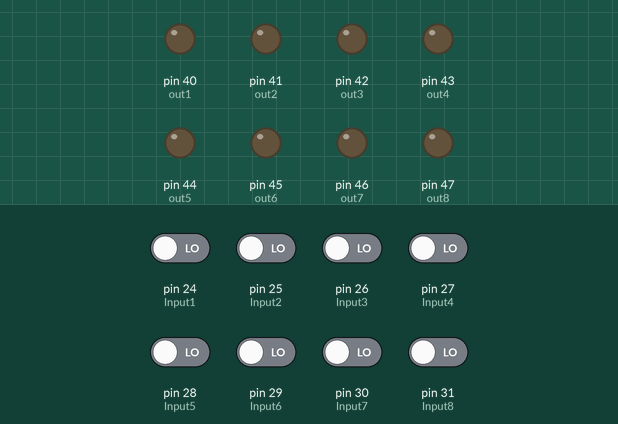
Recording of a sketch running on a simulated Arduino Mega 2560, built with avr-gcc and run on an emulated ATmega2560. On the bench: output pins drawn as LEDs (lit = HIGH). The test bench sets the inputs (shaded band); at power-on: pin 24 (Input1), pin 25 (Input2), pin 26 (Input3), pin 27 (Input4), pin 28 (Input5), pin 29 (Input6), pin 30 (Input7), pin 31 (Input8) LOW.

Above: at 1.2 s.
1.3 s: pin 24 (Input1) driven HIGH
At 2.4 s:
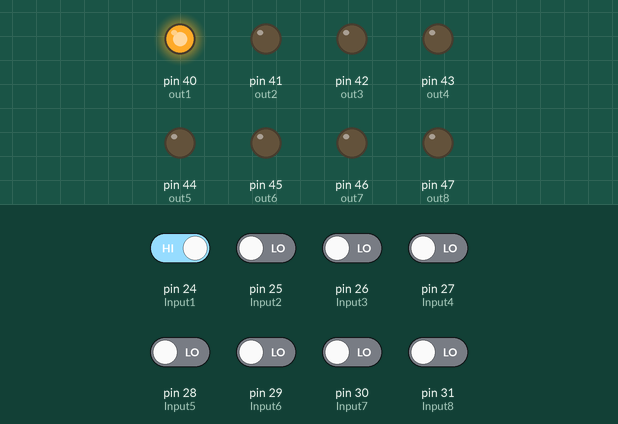
2.8 s: pin 25 (Input2) driven HIGH
At 3.7 s:
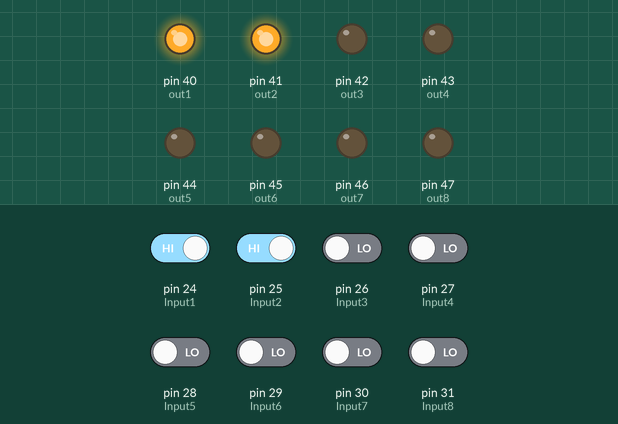
4.3 s: pin 26 (Input3) driven HIGH
At 4.6 s:
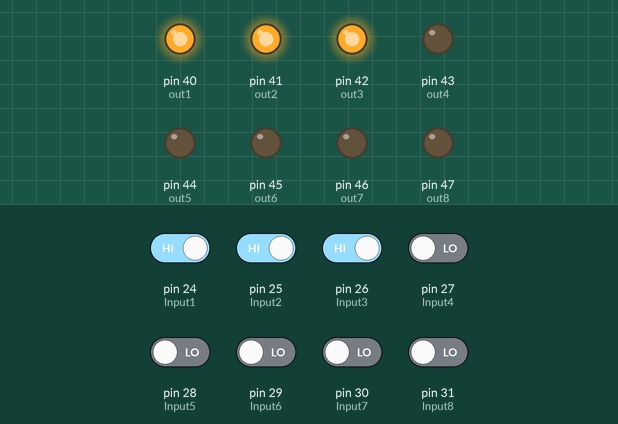
5.8 s: pin 27 (Input4) driven HIGH
At 7.0 s:
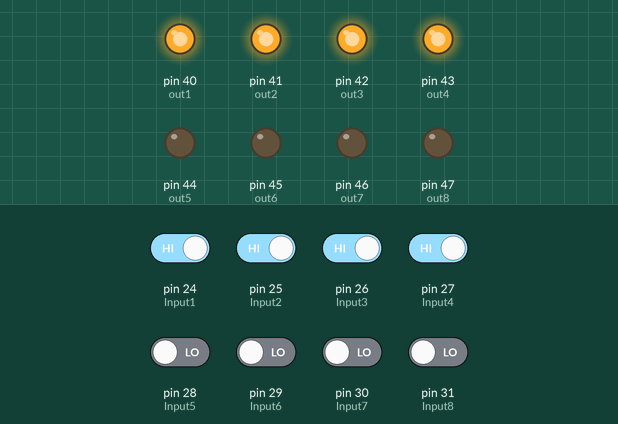
7.3 s: pin 28 (Input5) driven HIGH
At 8.4 s:
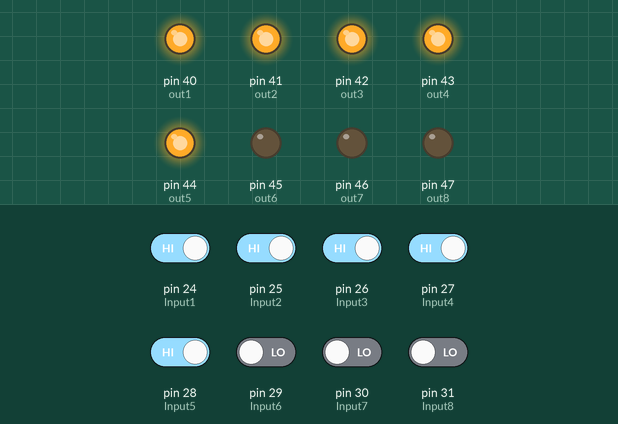
8.8 s: pin 29 (Input6) driven HIGH
At 9.3 s:
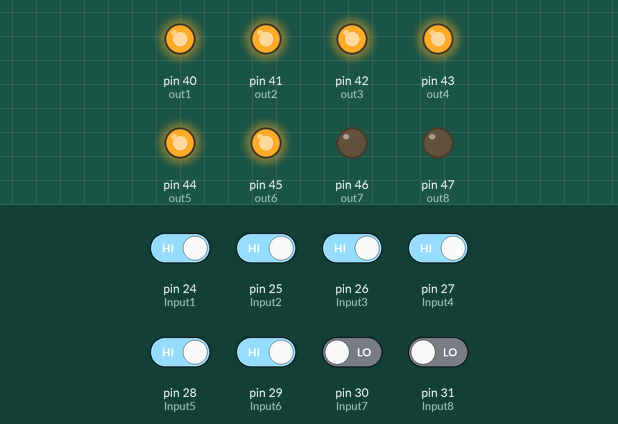
Timing chart, 0 to 11.3 s (numbered marks = the images above; inputs shaded):
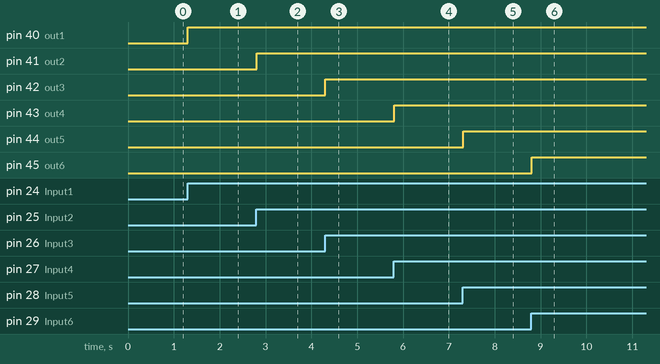

The sketch:

Room_Project.ino
```cpp
/*

*/

// constants won't change. They're used here to set pin numbers:
const int Input1 = 24;
const int Input2 = 25;
const int Input3 = 26;
const int Input4 = 27;
const int Input5 = 28;
const int Input6 = 29;
const int Input7 = 30;
const int Input8 = 31;
const int out1 = 40;
const int out2 = 41;
const int out3 = 42;
const int out4 = 43;
const int out5 = 44;
const int out6 = 45;
const int out7 = 46;
const int out8 = 47;


// variables will change:
int buttonState = 0;

void setup() {
  // initialize the Input pin as an input:
  pinMode(Input1, INPUT);
    pinMode(Input2, INPUT);
      pinMode(Input3, INPUT);
       pinMode(Input4, INPUT);
         pinMode(Input5, INPUT);
           pinMode(Input6, INPUT);
             pinMode(Input7, INPUT);
               pinMode(Input8, INPUT);
  // initialize the output pin as an output:
  pinMode(out1, OUTPUT);
    pinMode(out2, OUTPUT);
      pinMode(out3, OUTPUT);
        pinMode(out4, OUTPUT);
          pinMode(out5, OUTPUT);
            pinMode(out6, OUTPUT);
              pinMode(out7, OUTPUT);
                pinMode(out8, OUTPUT);

   Serial.begin(9600);
}

void loop() {
  // read the state of the pushbutton value:
 // buttonState = digitalRead(buttonPin);

  // check if the pushbutton is pressed. If it is, the buttonState is HIGH:
  if (digitalRead(Input1) == HIGH) {
    // turn Relay on:
    digitalWrite(out1, HIGH);

       // Serial.print("  Relay1 :High  ");
   delay(1);
  } else {
    // turn Relay off:
    digitalWrite(out1, LOW);
      //Serial.print("Relay1 :low  ");
    delay(1);
  }
  delay(1);

   if (digitalRead(Input2) == HIGH) {
    // turn Relay on:
    digitalWrite(out2, HIGH);
     // Serial.print("Relay2 :High  ");
      delay(1);
  } else {
    // turn Relay off:
    digitalWrite(out2, LOW);
    //  Serial.print("Relay2 :low  ");
      delay(1);
  }

  if (digitalRead(Input3) == HIGH) {
    // turn Relay on:
    digitalWrite(out3, HIGH);

       // Serial.print("  Relay1 :High  ");
   delay(1);
  } else {
    // turn Relay off:
    digitalWrite(out3, LOW);
     // Serial.print("Relay1 :low  ");
    delay(1);
  }
if (digitalRead(Input4) == HIGH) {
    // turn Relay on:
    digitalWrite(out4, HIGH);

       // Serial.print("  Relay1 :High  ");
   delay(1);
  } else {
    // turn Relay off:
    digitalWrite(out4, LOW);
     // Serial.print("Relay1 :low  ");
    delay(1);
  }
    if (digitalRead(Input5) == HIGH) {
    // turn Relay on:
    digitalWrite(out5, HIGH);

      //  Serial.print("  Relay1 :High  ");
   delay(1);
  } else {
    // turn Relay off:
    digitalWrite(out5, LOW);
     // Serial.print("Relay1 :low  ");
    delay(1);

  }
if (digitalRead(Input6) == HIGH) {
    // turn Relay on:
    digitalWrite(out6, HIGH);

      //  Serial.print("  Relay1 :High  ");
   delay(1);
  } else {
    // turn Relay off:
    digitalWrite(out6, LOW);
     // Serial.print("Relay1 :low  ");
    delay(1);
  }

    if (digitalRead(Input7) == HIGH) {
    // turn Relay on:
    digitalWrite(out7, HIGH);

     //   Serial.print("  Relay1 :High  ");
   delay(1);
  } else {
    // turn Relay off:
    digitalWrite(out7, LOW);
      //Serial.print("Relay1 :low  ");
    delay(1);
  }

if (digitalRead(Input8) == HIGH) {
    // turn Relay on:
    digitalWrite(out8, HIGH);

       // Serial.print("  Relay1 :High  ");
   delay(1);
  } else {
    // turn Relay off:
    digitalWrite(out8, LOW);
    //  Serial.print("Relay1 :low  ");
    delay(1);
  }
}
```

Measured:
- after the input at 1.3 s, pin 40 (out1): LOW → HIGH at once
- after the input at 2.8 s, pin 41 (out2): LOW → HIGH at once
- after the input at 4.3 s, pin 42 (out3): LOW → HIGH at once
- after the input at 5.8 s, pin 43 (out4): LOW → HIGH at once
- after the input at 7.3 s, pin 44 (out5): LOW → HIGH at once
- after the input at 8.8 s, pin 45 (out6): LOW → HIGH at once
